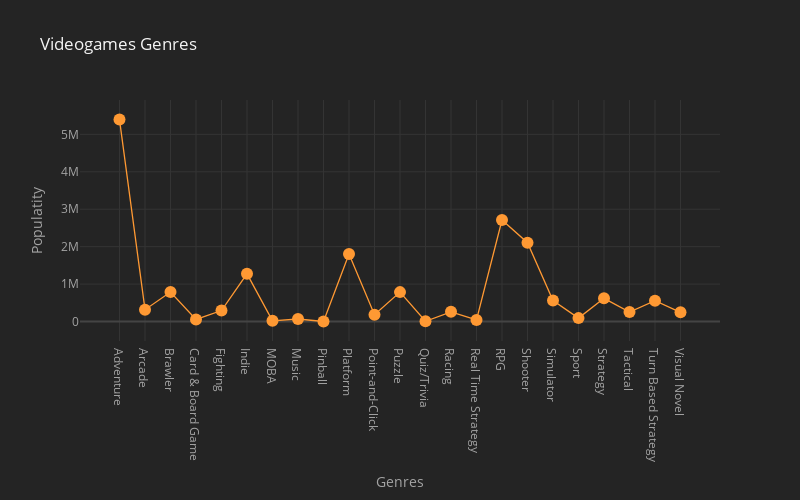

The code cell stored with this chart in its notebook:
### Code cell
genre_populatity.iplot(kind='line',x='Genre', xTitle='Genres',y='Populatity',yTitle='Populatity',title='Videogames Genres',mode='lines+markers')

### Figure 1 — Plotly figure (JSON) as saved in the notebook; plotly's stock layout.template omitted (floating-point values rounded to 4 significant figures)
{"data": [{"line": {"color": "rgba(255, 153, 51, 1.0)", "dash": "solid", "shape": "linear", "width": 1.3}, "marker": {"size": 12, "symbol": "circle"}, "mode": "lines+markers", "name": "Populatity", "text": "", "type": "scatter", "x": ["Adventure", "Arcade", "Brawler", "Card & Board Game", "Fighting", "Indie", "MOBA", "Music", "Pinball", "Platform", "Point-and-Click", "Puzzle", "Quiz/Trivia", "Racing", "Real Time Strategy", "RPG", "Shooter", "Simulator", "Sport", "Strategy", "Tactical", "Turn Based Strategy", "Visual Novel"], "y": [5395520, 316136, 787833, 55001, 293161, 1273619, 19588, 67855, 1828, 1802298, 181233, 785338, 7490, 258628, 41957, 2711499, 2106847, 561322, 90845, 618901, 254668, 554822, 244572]}], "layout": {"height": 500, "legend": {"bgcolor": "#242424", "font": {"color": "#F4F4F4"}}, "paper_bgcolor": "#242424", "plot_bgcolor": "#242424", "title": {"font": {"color": "#F4F4F4"}, "text": "Videogames Genres"}, "width": 800, "xaxis": {"gridcolor": "#343434", "showgrid": true, "tickfont": {"color": "#A4A4A4"}, "title": {"font": {"color": "#A4A4A4"}, "text": "Genres"}, "zerolinecolor": "#444444"}, "yaxis": {"gridcolor": "#343434", "showgrid": true, "tickfont": {"color": "#A4A4A4"}, "title": {"font": {"color": "#A4A4A4"}, "text": "Populatity"}, "zerolinecolor": "#444444"}}}
